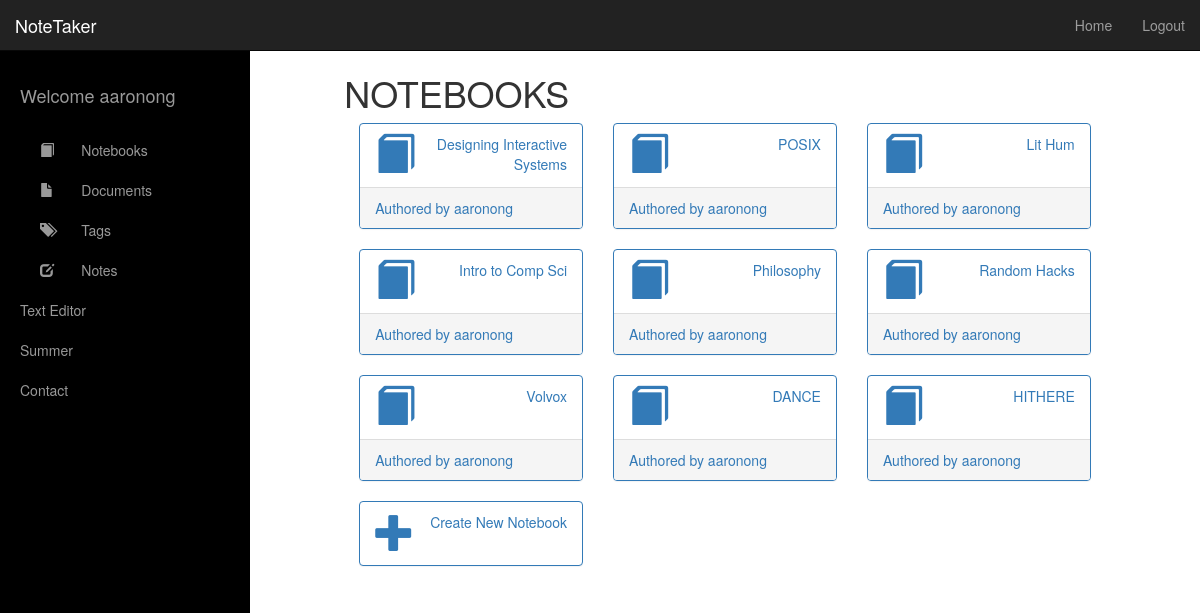
Page / (signed in) on the earlier database version.
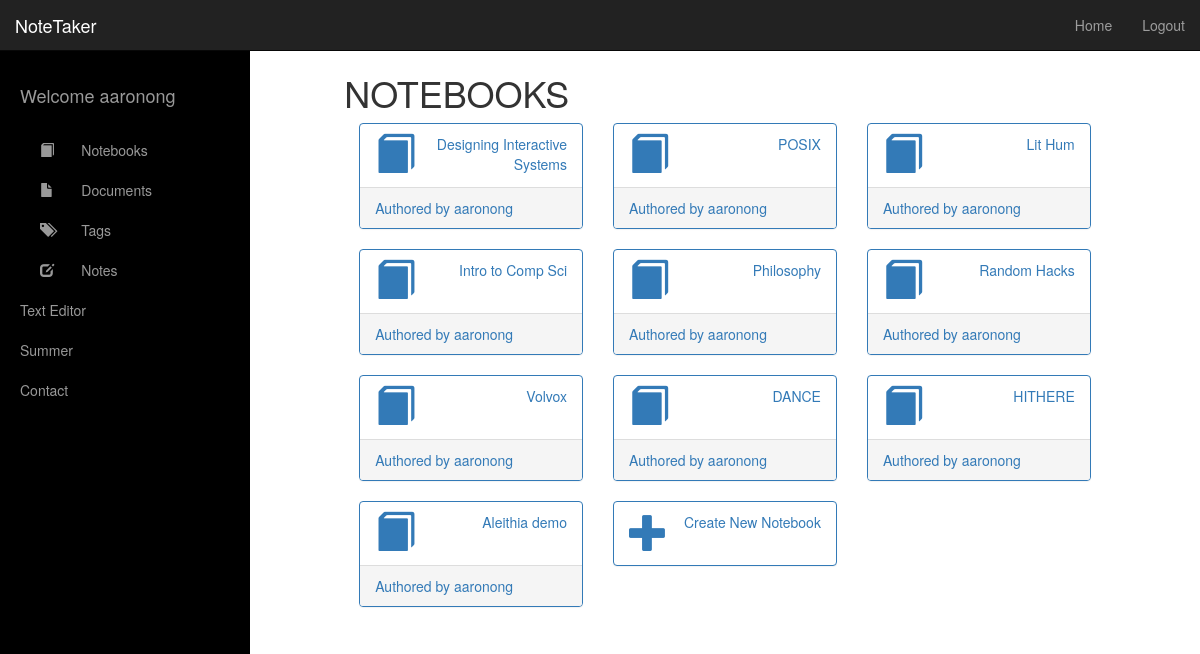
Same page on the later database version.
### notetaker/models.py (models this page shows, shortened)
@python_2_unicode_compatible
class Notebook(models.Model):
    owner = models.ForeignKey(NoteUser, on_delete=models.CASCADE)
    title = models.CharField(max_length=50)

### notetaker/views.py (the view)
# urls.py: url(r'^$', views.notebooks, name='index'),
def notebooks(request):
    if request.method=='POST':
        title = request.POST.get('title')
        nb = Notebook(title=title, owner=NoteUser.objects.get_by_natural_key(request.user))
        nb.save()
        return redirect('/')
    all_notebooks = Notebook.objects.filter(owner=request.user)
    context = {
        'all_notebooks': all_notebooks,
    }
    return render(request, 'notebooks.html', context)

### notetaker/models.py (called while the page is built)
    def __str__(self):
        return self.username

### templates/notebooks.html (shortened to what this page needs)
{% extends 'base.html' %}
{% load staticfiles %}
{% block content %}
    <h2>Secret header</h2>
    <h1>NOTEBOOKS</h1>
    {% if all_notebooks %}
        {% for notebook in all_notebooks %}
            <div class="col-lg-4 col-md-6 col-sm-12 col-xs-12">
                <div class="panel panel-primary">
                    <div class="box">
                        <a href="/notebooks/{{ notebook.id }}/">
                            <div class="panel-heading">
                                <div class="row">
                                    <div class="col-xs-2">
                                        <i style="font-size:2.8em;" class="glyphicon glyphicon-book"></i>
                                    </div>
                                    <div class="col-xs-10 text-right">
                                        <div>{{ notebook.title }}</div>
                                    </div>
                                </div>
                            </div>
                        </a>
                            <div class="panel-footer">
                                <a href="/profile/{{ notebook.owner.id }}/">
                                    <span class="pull-left">Authored by {{notebook.owner}}</span>
                                </a>
                                <div class="clearfix"></div>
                            </div>
                    </div>
                </div>
            </div>
        {% endfor %}
    {% endif %}
    <div class="col-lg-4 col-md-6 col-sm-12 col-xs-12">
        <div class="panel panel-primary" >
            <a data-toggle="collapse" href="#collapseExample">
                <div class="panel-heading">
                    <div class="row">
                        <div class="col-xs-2">
                            <i style="font-size:2.8em; color:#337ab7;" class="glyphicon glyphicon-plus"></i>
                        </div>
                        <div class="col-xs-10 text-right">
                            <p style="color:#337ab7;">Create New Notebook</p>
                        </div>
                    </div>
                </div>
            </a>
        </div>
    </div>
{% endblock %}

Differences in the rows shown:
added Notebook: title "Aleithia demo", owner "aaronong"
